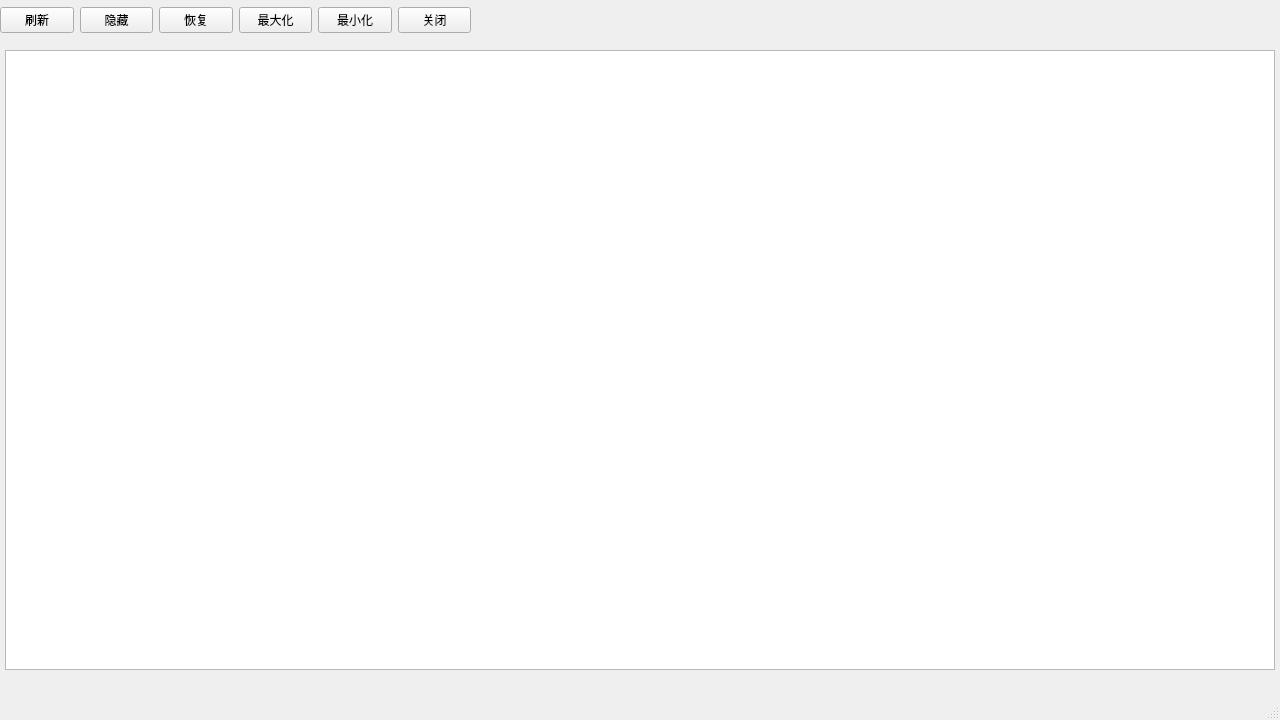
<?xml version="1.0" encoding="UTF-8"?>
<ui version="4.0">
 <class>WindowDialog</class>
 <widget class="QMainWindow" name="WindowDialog">
  <property name="geometry">
   <rect>
    <x>0</x>
    <y>0</y>
    <width>1280</width>
    <height>720</height>
   </rect>
  </property>
  <property name="minimumSize">
   <size>
    <width>1280</width>
    <height>720</height>
   </size>
  </property>
  <property name="maximumSize">
   <size>
    <width>1280</width>
    <height>720</height>
   </size>
  </property>
  <property name="windowTitle">
   <string>MainWindow</string>
  </property>
  <widget class="QWidget" name="centralwidget">
   <widget class="QTableView" name="windowTableView">
    <property name="geometry">
     <rect>
      <x>5</x>
      <y>50</y>
      <width>1270</width>
      <height>620</height>
     </rect>
    </property>
   </widget>
   <widget class="QWidget" name="">
    <property name="geometry">
     <rect>
      <x>0</x>
      <y>0</y>
      <width>471</width>
      <height>41</height>
     </rect>
    </property>
    <layout class="QHBoxLayout" name="horizontalLayout">
     <item>
      <widget class="QPushButton" name="refreshButton">
       <property name="text">
        <string>刷新</string>
       </property>
      </widget>
     </item>
     <item>
      <widget class="QPushButton" name="hideButton">
       <property name="text">
        <string>隐藏</string>
       </property>
      </widget>
     </item>
     <item>
      <widget class="QPushButton" name="restoreButton">
       <property name="text">
        <string>恢复</string>
       </property>
      </widget>
     </item>
     <item>
      <widget class="QPushButton" name="maximizeButton">
       <property name="text">
        <string>最大化</string>
       </property>
      </widget>
     </item>
     <item>
      <widget class="QPushButton" name="minimizeButton">
       <property name="text">
        <string>最小化</string>
       </property>
      </widget>
     </item>
     <item>
      <widget class="QPushButton" name="closeButton">
       <property name="text">
        <string>关闭</string>
       </property>
      </widget>
     </item>
    </layout>
   </widget>
  </widget>
  <widget class="QMenuBar" name="menubar">
   <property name="geometry">
    <rect>
     <x>0</x>
     <y>0</y>
     <width>1280</width>
     <height>20</height>
    </rect>
   </property>
  </widget>
  <widget class="QStatusBar" name="statusbar"/>
 </widget>
 <resources/>
 <connections/>
</ui>
